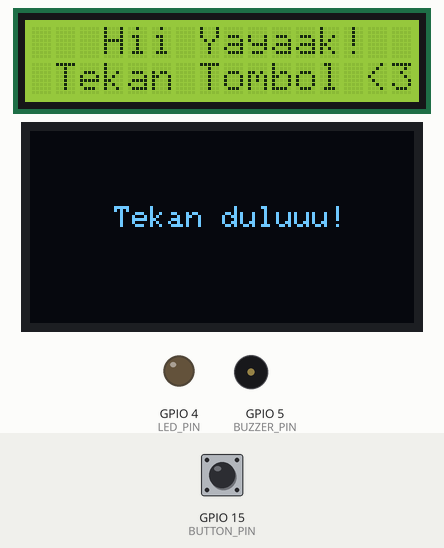
Recording of a sketch running on a simulated ESP32. On the bench: 16×2 character LCD, 128×64 one-colour display, output pins drawn as LEDs (lit = HIGH), buzzer (waves = sounding). The inputs (shaded band) are chosen by the test bench; at power-on: GPIO 15 (BUTTON_PIN) LOW.

Above: at 1.3 s.
1.4 s: GPIO 15 (BUTTON_PIN) pulled HIGH for 0.15 s
At 1.56 s:
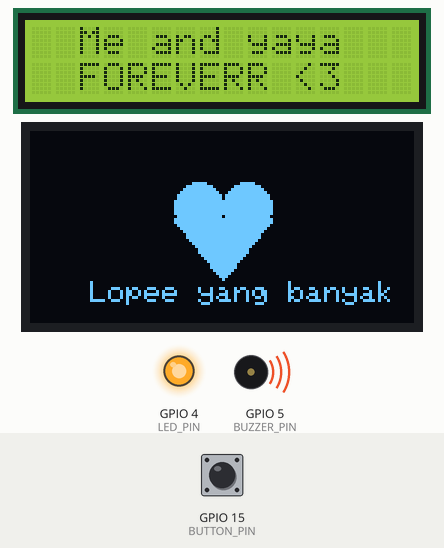
3.1 s: GPIO 15 (BUTTON_PIN) pulled HIGH for 1 s
At 4.13 s:
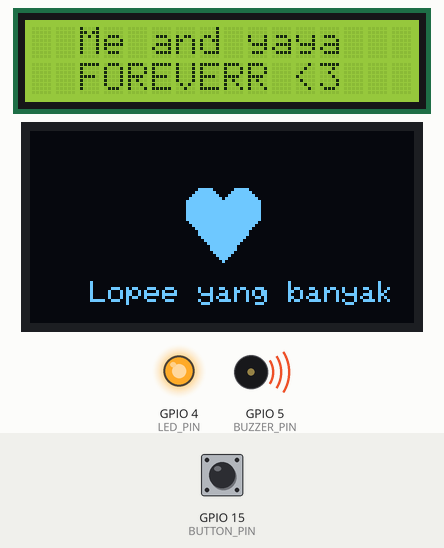
5.6 s: GPIO 15 (BUTTON_PIN) pulled HIGH for 0.15 s
At 5.86 s:
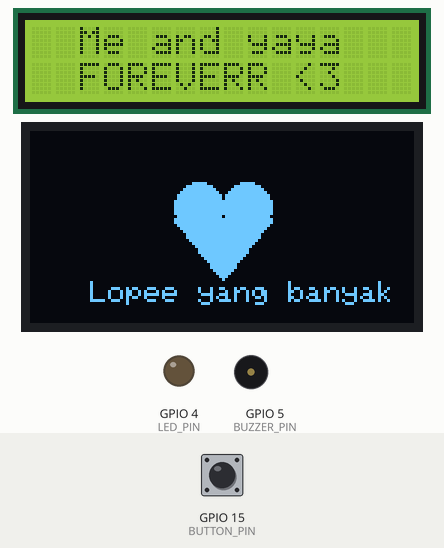
7.4 s: GPIO 15 (BUTTON_PIN) pulled HIGH for 3.2 s
At 11.7 s:
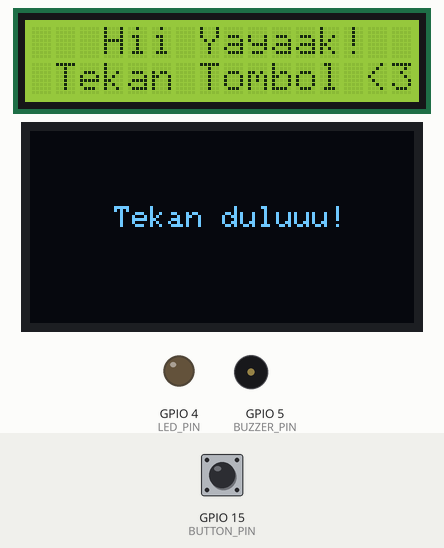
Timing chart, 0 to 13.1 s (numbered marks = the images above; inputs shaded):
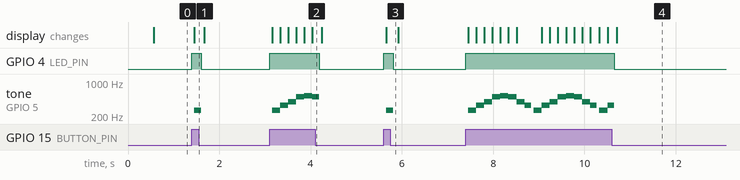

Measured:
- after the input at 1.4 s, GPIO 4 (LED_PIN): LOW → HIGH at once, → LOW 0.21 s later; tone on GPIO 5 (BUZZER_PIN): silent → 262 Hz after 0.06 s, → silent 0.15 s later; the display: first differs from a run without the input after 0.06 s (image 1)
- after the input at 3.1 s, GPIO 4 (LED_PIN): LOW → HIGH at once, → LOW 1.1 s later; tone on GPIO 5 (BUZZER_PIN): plays 262 Hz for 0.18 s, 330 Hz for 0.18 s, 392 Hz for 0.18 s, 494 Hz for 0.18 s, 523 Hz for 0.18 s, 494 Hz for 0.15 s, starting after 0.06 s; the display: first differs from a run without the input after 0.06 s (image 2 shows a later state)
- after the input at 5.6 s, GPIO 4 (LED_PIN): LOW → HIGH at once, → LOW 0.21 s later; tone on GPIO 5 (BUZZER_PIN): silent → 262 Hz after 0.06 s, → silent 0.15 s later; the display: first differs from a run without the input after 0.06 s (image 3)
- after the input at 7.4 s, GPIO 4 (LED_PIN): LOW → HIGH at once, → LOW 3.3 s later; tone on GPIO 5 (BUZZER_PIN): silent → 262 Hz after 0.06 s, then repeats every 1.4 s: 330 Hz 0.18 s, 392 Hz 0.18 s, 494 Hz 0.18 s, 523 Hz 0.18 s, 494 Hz 0.18 s, 392 Hz 0.18 s, 330 Hz 0.15 s, silent 0.06 s, 262 Hz 0.18 s, until it stays silent from 10.7 s

The sketch:

lampu_switch.ino
```cpp
/*
  Project: Sistem Lampu LED Romantis "Me and yaya"
  Board  : ESP32
  Fitur  : LED, LCD 16x2 I2C, OLED 0.96", Buzzer, Tactical Switch
*/

#include <Wire.h>
#include <LiquidCrystal_I2C.h>
#include <Adafruit_GFX.h>
#include <Adafruit_SSD1306.h>

// --- KONFIGURASI PIN ESP32 ---
#define BUTTON_PIN 15
#define LED_PIN    4
#define BUZZER_PIN 5

// --- KONFIGURASI OLED ---
#define SCREEN_WIDTH 128
#define SCREEN_HEIGHT 64
#define OLED_RESET    -1
Adafruit_SSD1306 display(SCREEN_WIDTH, SCREEN_HEIGHT, &Wire, OLED_RESET);

// --- KONFIGURASI LCD ---
// Alamat I2C LCD biasanya 0x27. Jika tidak tampil, coba 0x3F.
LiquidCrystal_I2C lcd(0x27, 16, 2);

// --- NADA MELODI ROMANTIS (Arpeggio) ---
int melody[] = { 262, 330, 392, 494, 523, 494, 392, 330 }; // C4, E4, G4, B4, C5, B4, G4, E4
int noteDuration = 150; // Durasi tiap nada dalam milidetik

void setup() {
  Serial.begin(115200);

  // Inisialisasi Pin
  pinMode(BUTTON_PIN, INPUT_PULLDOWN); // Sesuaikan dengan output modul switch Anda (PULLDOWN jika modul aktif HIGH)
  pinMode(LED_PIN, OUTPUT);
  pinMode(BUZZER_PIN, OUTPUT);

  // Matikan LED dan Buzzer di awal
  digitalWrite(LED_PIN, LOW);
  noTone(BUZZER_PIN);

  // Inisialisasi LCD
  lcd.init();
  lcd.backlight();
  lcd.clear();
  lcd.setCursor(0, 0);
  lcd.print("   Halo Yaya!   ");
  lcd.setCursor(0, 1);
  lcd.print(" Tekan Tombol <3");

  // Inisialisasi OLED
  // Alamat OLED biasanya 0x3C
  if(!display.begin(SSD1306_SWITCHCAPVCC, 0x3C)) {
    Serial.println(F("Gagal menemukan OLED SSD1306"));
    for(;;); // Berhenti jika OLED gagal
  }

  display.clearDisplay();
  display.setTextSize(1);
  display.setTextColor(SSD1306_WHITE);
  display.setCursor(15, 25);
  display.print("Menunggu...");
  display.display();
}

void loop() {
  // Membaca status tombol (Asumsi modul mengeluarkan sinyal HIGH saat ditekan)
  int buttonState = digitalRead(BUTTON_PIN);

  if (buttonState == HIGH) {
    // 1. Nyalakan LED
    digitalWrite(LED_PIN, HIGH);

    // 2. Tampilkan teks di LCD
    lcd.clear();
    lcd.setCursor(0, 0);
    lcd.print("  Me and yaya   ");
    lcd.setCursor(0, 1);
    lcd.print("  FOREVERR <3");

    // 3 & 4. Mainkan melodi dan Animasi Love di OLED
    playRomanceAndAnimate();

  } else {
    // Matikan semua fungsi saat tombol dilepas
    digitalWrite(LED_PIN, LOW);
    noTone(BUZZER_PIN);

    // Kembalikan tampilan layar standby
    static unsigned long lastUpdate = 0;
    if (millis() - lastUpdate > 500) { // Update layar tiap 500ms agar tidak berkedip
      lcd.setCursor(0, 0);
      lcd.print("   Hii Yayaak!   ");
      lcd.setCursor(0, 1);
      lcd.print(" Tekan Tombol <3");

      display.clearDisplay();
      display.setCursor(10, 25);
      display.print("   Tekan duluuu!   ");
      display.display();

      lastUpdate = millis();
    }
  }
}

// Fungsi untuk menggambar bentuk hati dasar
void drawHeart(int x, int y, int radius) {
  // Dua lingkaran atas
  display.fillCircle(x - radius, y, radius, SSD1306_WHITE);
  display.fillCircle(x + radius, y, radius, SSD1306_WHITE);
  // Segitiga bawah
  display.fillTriangle(x - radius*2, y + radius/2,
                       x + radius*2, y + radius/2,
                       x, y + radius*3,
                       SSD1306_WHITE);
}

// Fungsi untuk memainkan lagu sambil menganimasikan hati yang berdetak
void playRomanceAndAnimate() {
  int numNotes = sizeof(melody) / sizeof(melody[0]);

  for (int i = 0; i < numNotes; i++) {
    // Jika tombol tiba-tiba dilepas di tengah lagu, hentikan lagu
    if (digitalRead(BUTTON_PIN) == LOW) break;

    display.clearDisplay();

    // Buat animasi berdetak (besar - kecil) berdasarkan index nada (ganjil/genap)
    if (i % 2 == 0) {
      drawHeart(64, 25, 8); // Hati besar
    } else {
      drawHeart(64, 25, 6); // Hati kecil
    }

    // Tambahkan teks kecil di bawah hati
    display.setCursor(20, 50);
    display.print("Lopee yang banyak");
    display.display();

    // Bunyikan nada
    tone(BUZZER_PIN, melody[i]);
    delay(noteDuration);
  }
  // Matikan nada setelah siklus selesai
  noTone(BUZZER_PIN);
}
```
